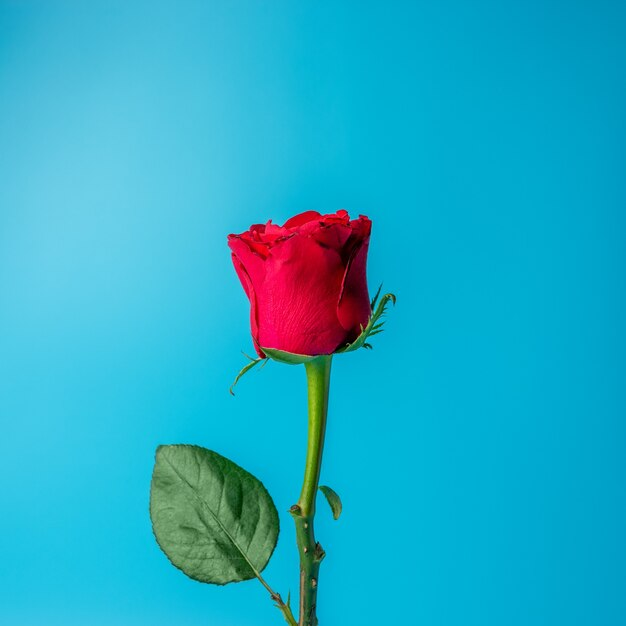
#> input picture IMAGE PROCESSING/rose.jpg, 626 x 626 px, found by its file name
$ python multiplication.py
#> lines starting #> are read from the running program, lines starting #| are printed output that depends on the picture
import cv2
import numpy as np
import matplotlib.pyplot as plt

# Read the first image
img1 = cv2.imread('rose.jpg')
#> img1 is the input picture: shape (626, 626, 3); mean B, G, R 200.3, 171.6, 35.7

# Get dimensions of the first image
h, w, c = img1.shape
#> h = 626; w = 626; c = 3

# Read the second image
img2 = cv2.imread('apple.jpg')
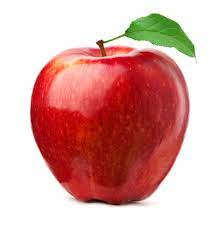
#> input picture IMAGE PROCESSING/apple.jpg, 224 x 225 px, found by its file name
#> img2 is the input picture: shape (225, 224, 3); mean B, G, R 163.6, 168.1, 218.9

# Resize the second image to match the dimensions of the first image
img2 = cv2.resize(img2, (w, h))
#> img2: shape (626, 626, 3)

# Multiply the pixel values of the two images element-wise
new_img = img1 * img2
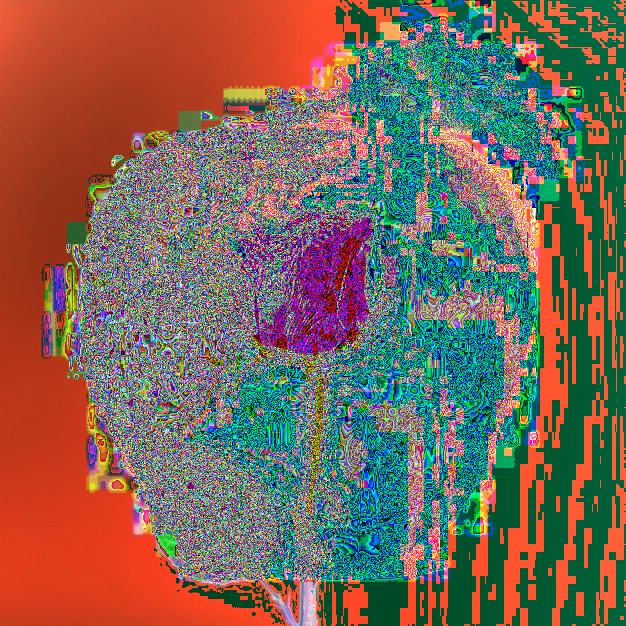
#> new_img: shape (626, 626, 3); mean B, G, R 88.2, 102, 120.1

# Concatenate the original image, second image, and the multiplied image horizontally
imgs = np.hstack((img1, img2, new_img))
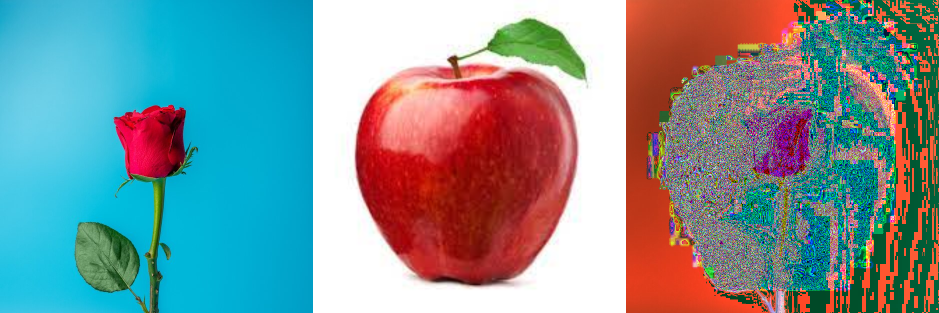
#> imgs: shape (626, 1878, 3) (shown at 1/2 size); mean B, G, R 150.7, 147.2, 124.9

# Calculate and plot the histogram of the multiplied image
histr = cv2.calcHist([new_img], [0], None, [256], [0, 255])
#> histr = 256 values, max 9212 at index 28, min 0 at index 255, mean 1529.4
plt.plot(histr)
plt.show()
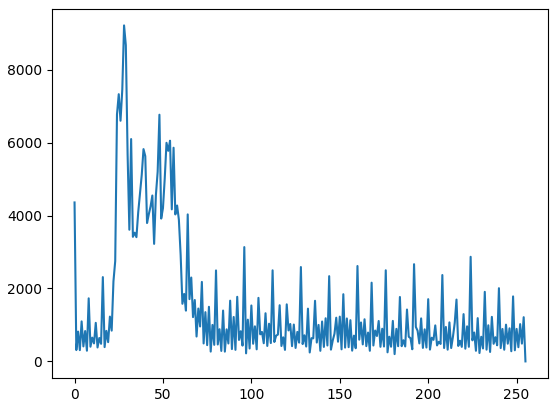
#> figure drawn by matplotlib, 1 panel; curve peaks at x = 28, y = 9212

# Display the concatenated image and wait for a key press
cv2.imshow('mul', imgs)
cv2.waitKey(0)
